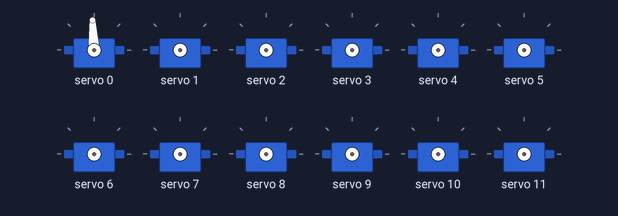
Bench run of a sketch on a simulated Arduino Uno, built with avr-gcc and run on an emulated ATmega328P. Parts: 12 × servo.

Above: at 0.1 s.
At 1.6 s:
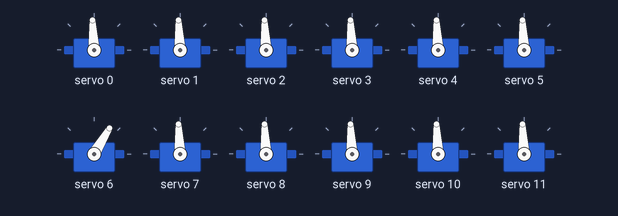
At 2.2 s:
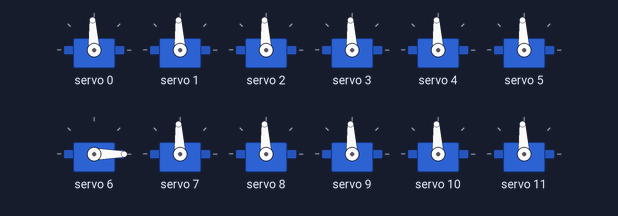
At 3.2 s:
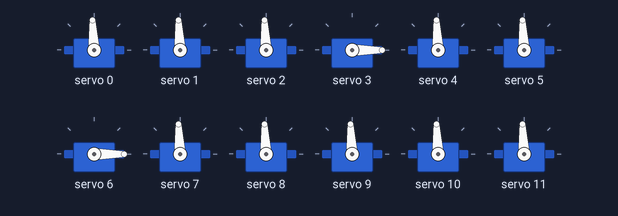
At 4.2 s:
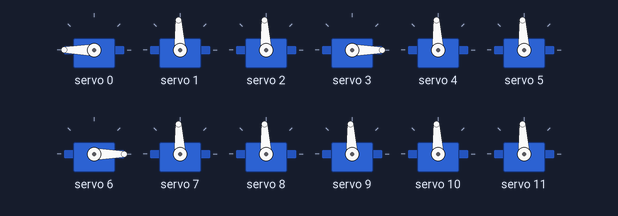
At 5.1 s:
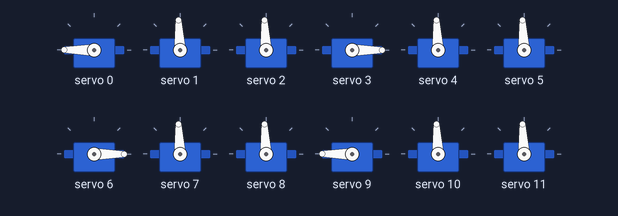
Timing chart, 0 to 6.6 s (numbered marks = the images above):
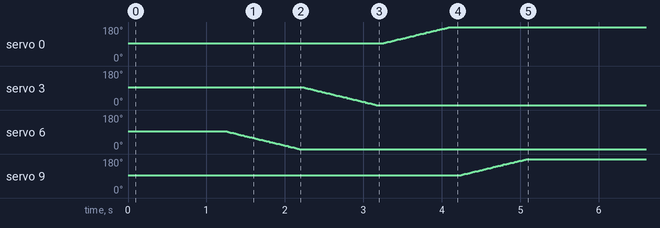

The sketch:

SpyderRobot.ino
```cpp
#include <Wire.h>
#include <Adafruit_PWMServoDriver.h>

//Usamos la dirección "0x40" de nuestra placa
Adafruit_PWMServoDriver servo = Adafruit_PWMServoDriver(0x40);

int pos_0 = 102;   //Ancho de pulso equivalente al ángulo 0°
int pos_180 = 512; //Ancho de pulso equivalente al ángulo 180°

//---------- PATA IZQUIERDA DELANTERA ----------
const byte PataAdelanteIzquierda = 0;
const byte RodillaAdelanteIzquierda = 1;
const byte PiernaAdelanteIzquierda = 2;
//----------------------------------------------

//---------- PATA IZQUIERDA TRASERA ----------
const byte PataAtrasIzquierda = 3;
const byte RodillaAtrasIzquierda = 4;
const byte PiernaAtrasIzquierda = 5;
//---------------------------------------------

//---------- PATA DERECHA DELANTERA ----------
const byte PataAdelanteDerecha = 6;
const byte RodillaAdelanteDerecha = 7;
const byte PiernaAdelanteDerecha = 8;
//---------------------------------------------

//---------- PATA DERECHA TRASERA ----------
const byte PataAtrasDerecha = 9;
const byte RodillaAtrasDerecha = 10;
const byte PiernaAtrasDerecha = 11;

void setup() {
  Serial.begin(9600);

  servo.begin(); //Inicializamos nuestra variable
  servo.setPWMFreq(50); //Asignamos una frecuencia PWM de 50Hz

  //Posición inicial
  pos_initial();
  delay(50);
  //walkAdelante();
}

void loop() {
  //walkAdelante();
  delay(100);
}

void set_servo(int n_servo, int angle){
  //Pasamos los pulsos a ángulos
  int duty = map(angle, 0, 180, pos_0, pos_180);
  //(servo, pos_inicial_pulso, pos_final_pulso)
  servo.setPWM(n_servo, 0, duty);
}

void pos_initial(){

  //---------- SPYDER EMPIEZA ECHADO ----------
  set_servo(PataAdelanteIzquierda, 90); delay(20);
  set_servo(RodillaAdelanteIzquierda, 90); delay(20);
  set_servo(PiernaAdelanteIzquierda, 90); delay(20); //60

  set_servo(PataAtrasIzquierda, 90); delay(20);
  set_servo(RodillaAtrasIzquierda, 90); delay(20);
  set_servo(PiernaAtrasIzquierda, 90); delay(20); //120

  set_servo(PataAdelanteDerecha, 90); delay(20);
  set_servo(RodillaAdelanteDerecha, 90); delay(20);
  set_servo(PiernaAdelanteDerecha, 90); delay(20);//120

  set_servo(PataAtrasDerecha, 90); delay(20);
  set_servo(RodillaAtrasDerecha, 90); delay(20);
  set_servo(PiernaAtrasDerecha, 90); delay(20);//60

  delay(1000);

  //---------- SPYDER SE PONE DE PIE ----------

  for(int i=90; i>=0; i--){
    set_servo(PataAdelanteDerecha, i);
    delay(10);
  }

  for(int i=90; i>=0; i--){
    set_servo(PataAtrasIzquierda, i);
    delay(10);
  }

  for(int i=90; i<=180; i++){
    set_servo(PataAdelanteIzquierda, i);
    delay(10);
  }

  for(int i=90; i<=180; i++){
    set_servo(PataAtrasDerecha, i);
    delay(10);
  }

  delay(1000);

}


void walkAdelante(){

  //---------- SPYDER WALK FRONT ----------

  //---------- PRIMERA PATA ----------
  for(int i=90; i>=30; i--){
    set_servo(RodillaAdelanteDerecha, i);
    delay(10);
  }

  for(int i=120; i<=170; i++){
    set_servo(PiernaAdelanteDerecha, i);
    delay(10);
  }

    for(int i=30; i<=90; i++){
    set_servo(RodillaAdelanteDerecha, i);
    delay(10);
  }

  //---------- SEGUNDA PATA ----------
  for(int i=90; i>=30; i--){
    set_servo(RodillaAtrasIzquierda, i);
    delay(10);
  }

  for(int i=120; i>=60; i--){
    set_servo(PiernaAtrasIzquierda, i);
    delay(10);
  }

    for(int i=30; i<=90; i++){
    set_servo(RodillaAtrasIzquierda, i);
    delay(10);
  }


  //---------- TERCERA PATA ----------
  for(int i=90; i<=150; i++){
    set_servo(RodillaAdelanteIzquierda, i);
    delay(10);
  }

  for(int i=60; i>=30; i--){
    set_servo(PiernaAdelanteIzquierda, i);
    delay(10);
  }

  for(int i=150; i>=90; i--){
    set_servo(RodillaAdelanteIzquierda, i);
    delay(10);
  }

  //---------- CUARTA PATA ----------

  for(int i=90; i<=150; i++){
    set_servo(RodillaAtrasDerecha, i);
    delay(10);
  }

  for(int i=60; i<=150; i++){
    set_servo(PiernaAtrasDerecha, i);
    delay(10);
  }

  for(int i=150; i>=90; i--){
    set_servo(RodillaAtrasDerecha, i);
    delay(10);
  }

  //---------- DESPLAZAMIENTO BASE ----------
  set_servo(PiernaAtrasDerecha, 60);
  set_servo(PiernaAtrasIzquierda, 120);
  set_servo(PiernaAdelanteDerecha, 120);
  set_servo(PiernaAdelanteIzquierda, 60);

  delay(500);

}
```
